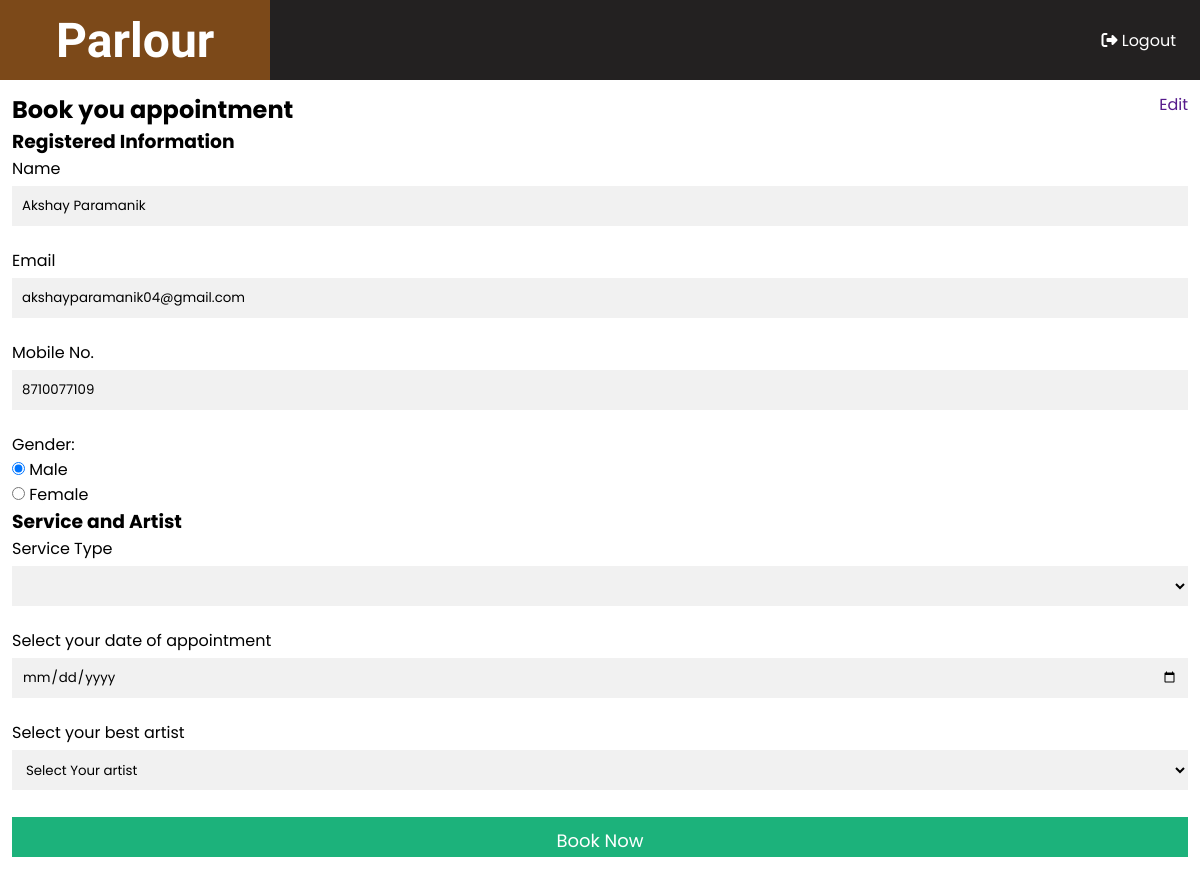
Screenshot of /booking/booking.php (signed in) with the database file from the repository.
### tables this page shows
CREATE TABLE `user` (
  `id` int(11) NOT NULL,
  `name` varchar(50) NOT NULL,
  `email` varchar(60) NOT NULL,
  `mobile` bigint(20) NOT NULL,
  `password` varchar(350) NOT NULL,
  `gender` varchar(10) NOT NULL,
  `appointment` int(11) NOT NULL DEFAULT 0
);

### booking/booking.php (the view, shortened to what this page needs)
<?php
require_once "../admin/pages/connect.php";
if(isset($_SESSION['email'])){
  $email = $_SESSION['email'];
  $sql = "select * from `user` where email = '$email'";
  $res = mysqli_query($con,$sql);
?>
<!DOCTYPE html>
<html lang="en">
<head>
    <link rel="stylesheet" href="booking.css">
    <link
      rel="stylesheet"
      href="https://cdnjs.cloudflare.com/ajax/libs/font-awesome/6.5.2/css/all.min.css"
    />
    <link
      rel="stylesheet"
      href="https://cdnjs.cloudflare.com/ajax/libs/font-awesome/6.5.2/css/all.min.css"
    />
</head>
<body>
    <div class="container">
    <div class="navbar">
            <div class="brand"><h1>Parlour</h1></div>
            <div class="logout">
              <a href="../logout.php">
            <i class="fa-solid fa-right-from-bracket"></i>
            Logout
            </a>
            </div>
        </div>
        <div class="bottom">
          <div class="form-container">
            <div class="heading">
              <h2>Book you appointment</h2>
              <a href="">Edit</a>
            </div>
            <form action="../admin/pages/process.php">
              <h3>Registered Information</h3>
              <?php
if($res){
  $udata = mysqli_fetch_assoc($res);
              ?>
                  <label for="">Name</label>
                  <input type="text" name="name" id="" value="<?php echo $udata['name']; ?>">
                  <label for="">Email</label>
                  <input type="email" name="email" id="" value="<?php echo $udata['email']; ?>">
                  <label for="">Mobile No.</label>
                  <input type="number" name="mobile" id="" value="<?php echo $udata['mobile']; ?>">
                  <p>Gender: </p>
                  <?php
                  if($udata['gender'] == 'Male'){?>
                  <input type="radio" name="gen" value="Male" id="" checked>
                  <label for="">Male</label><br>
                  <input type="radio" name="gen" value="Female" id="">
                  <label for="">Female</label>
                  <?php
                  }else if($udata['gender'] == 'Female'){?>
                  <input type="radio" name="gen" value="Male" id="">
                  <label for="">Male</label><br>
                  <input type="radio" name="gen" value="Female" id="" checked>
                  <label for="">Female</label>
                  <?php
                  }
                  ?>
                  <h3>Service and Artist</h3>
                  <label for="">Service Type</label>
                  <select name="service" id="genService">
                  </select>
                  <label for="">Select your date of appointment</label>
                  <input type="date" name="date" id="">
                  <label for="">Select your best artist</label>
                  <select name="artist" onchange="artistS(this.value)" id="artist">
                  <option value="">Select Your artist</option>
                  </select>
                  <input type="submit" value="Book Now" id="submit" name="appointment">
                  <?php
}?>
                                    </form>
              </div>
          </div>
        </div>
</body>
</html>
<?php
}else{
  header("location:../login/login.php");
}
?>

### booking/booking.css (style rules this page uses)
* { margin: 0; padding: 0; font-family: "Poppins", sans-serif; box-sizing: border-box; list-style: none; text-decoration: none; }
.container { width: 100%; height: 100%; }
.navbar { width: 100%; height: 5rem; display: flex; flex-direction: row; justify-content: space-between; color: white; background-color: #211f1ffc; padding-right: 2%; }
.brand { display: inline-block; background-color: #7c4919; width: 23%; text-align: center; padding: 1%; font-size: 150%; color: white; height: 100%; }
.brand h1 { font-family: "Lugrasimo", cursive; }
.logout { height: 100%; display: flex; align-items: center; }
.logout a { color: white; }
.bottom { width: 100%; height: auto; }
.bottom .form-container { width: 100%; height: 100%; display: flex; flex-direction: column; padding: 1%; }
.bottom .form-container .heading { width: 100%; display: flex; flex-direction: row; justify-content: space-between; }
.form-container input[type="text"], .form-container input[type="number"], .form-container input[type="email"], .form-container input[type="submit"], .form-container input[type="date"], .form-container select { width: 100%; height: 2.5rem; padding: 10px; margin: 5px 0 22px 0; display: inline-block; border: none; background: #f1f1f1; outline: none; }
.form-container input[type="submit"] { background-color: #04aa6d; color: white; cursor: pointer; opacity: 0.9; border: none; font-size: 18px; }

### rows the page displays
user: name "Akshay Paramanik", email "akshayparamanik04@gmail.com", mobile "8710077109"
